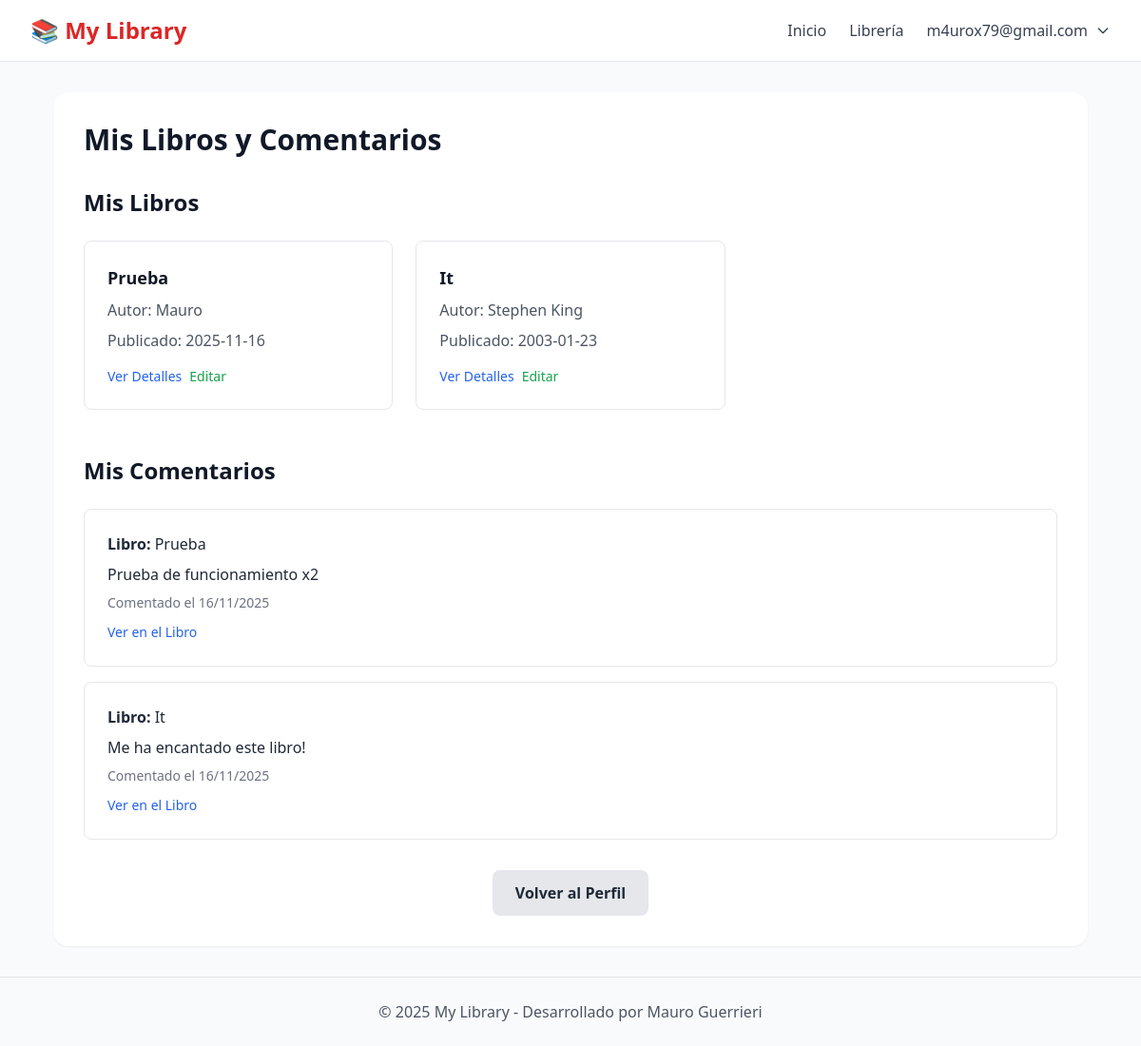
Screenshot of /my-books-comments (signed in) with the database file from the repository.
### tables this page shows
CREATE TABLE books (
	id INTEGER NOT NULL PRIMARY KEY AUTOINCREMENT,
	title TEXT NOT NULL,
	author TEXT,
	publish_date TEXT
, user_id INTEGER NOT NULL DEFAULT 0);

CREATE TABLE comments (
	id INTEGER PRIMARY KEY AUTOINCREMENT,
	description TEXT NOT NULL,
	book_id INTEGER NOT NULL,
	user_id INTEGER NOT NULL, created_at DATETIME,
	CONSTRAINT FK_comments_books FOREIGN KEY (book_id) REFERENCES books(id) ON DELETE CASCADE,
	CONSTRAINT FK_comments_users_2 FOREIGN KEY (user_id) REFERENCES users(id) ON DELETE CASCADE
);

### controllers/my-books-commentscontroller.php (called while the page is built, shortened)
<?php
$userId = $_SESSION['user']['id'];
require_once __DIR__ . '/../models/books.php';
$books = getAllBooks($db, $userId);
$comments = getCommentsByUser($db, $userId);
require __DIR__ . '/../views/my-books-comments.view.php';

### models/books.php (called while the page is built, shortened)
<?php
function getAllBooks(PDO $db, ?int $userId = null): array {
    if ($userId) {
        $stmt = $db->prepare("SELECT id, title, author, publish_date, user_id FROM books WHERE user_id = ? ORDER BY id DESC");
        $stmt->execute([$userId]);
        return $stmt->fetchAll();
    }
    return [];
}
function getCommentsByUser(PDO $db, int $userId): array {
    $stmt = $db->prepare("SELECT c.*, b.title AS book_title FROM comments c JOIN books b ON c.book_id = b.id WHERE c.user_id = ? ORDER BY c.created_at DESC");
    $stmt->execute([$userId]);
    return $stmt->fetchAll();
}

### views/my-books-comments.view.php (the view)
<?php include 'partials/header.view.php'; ?>
<main class="flex-1 bg-gray-50 py-8">
    <div class="max-w-6xl mx-auto px-4 sm:px-6 lg:px-8">
        <div class="bg-white rounded-2xl shadow-sm p-8">
            <h1 class="text-3xl font-bold text-gray-900 mb-8">Mis Libros y Comentarios</h1>
            <div class="mb-12">
                <h2 class="text-2xl font-semibold text-gray-900 mb-6">Mis Libros</h2>
                <?php if (empty($books)): ?>
                    <p class="text-gray-500">Aún no has añadido ningún libro. <a href="/add-book" class="text-primary hover:text-red-700">¡Añade tu primer libro!</a></p>
                <?php else: ?>
                    <div class="grid grid-cols-1 md:grid-cols-2 lg:grid-cols-3 gap-6">
                        <?php foreach ($books as $book): ?>
                            <div class="border border-gray-200 rounded-lg p-6 hover:shadow-md transition-shadow">
                                <h3 class="text-lg font-semibold text-gray-900 mb-2"><?= htmlspecialchars($book['title']) ?></h3>
                                <p class="text-gray-600 mb-2">Autor: <?= htmlspecialchars($book['author']) ?></p>
                                <p class="text-gray-600 mb-4">Publicado: <?= htmlspecialchars($book['publish_date']) ?></p>
                                <div class="flex space-x-2">
                                    <a href="/view-book/<?= $book['id'] ?>" class="text-blue-600 hover:text-blue-800 text-sm font-medium">Ver Detalles</a>
                                    <a href="/edit-book/<?= $book['id'] ?>" class="text-green-600 hover:text-green-800 text-sm font-medium">Editar</a>
                                </div>
                            </div>
                        <?php endforeach; ?>
                    </div>
                <?php endif; ?>
            </div>
            <div>
                <h2 class="text-2xl font-semibold text-gray-900 mb-6">Mis Comentarios</h2>
                <?php if (empty($comments)): ?>
                    <p class="text-gray-500">Aún no has hecho ningún comentario. <a href="/books" class="text-primary hover:text-red-700">¡Explora libros y comenta!</a></p>
                <?php else: ?>
                    <div class="space-y-4">
                        <?php foreach ($comments as $comment): ?>
                            <div class="border border-gray-200 rounded-lg p-6">
                                <p class="text-gray-800 mb-2"><strong>Libro:</strong> <?= htmlspecialchars($comment['book_title']) ?></p>
                                <p class="text-gray-800 mb-2"><?= htmlspecialchars($comment['description']) ?></p>
                                <p class="text-sm text-gray-500">Comentado el <?= date('d/m/Y', strtotime($comment['created_at'])) ?></p>
                                <div class="mt-2">
                                    <a href="/view-book/<?= $comment['book_id'] ?>" class="text-blue-600 hover:text-blue-800 text-sm font-medium">Ver en el Libro</a>
                                </div>
                            </div>
                        <?php endforeach; ?>
                    </div>
                <?php endif; ?>
            </div>
            <div class="mt-8 text-center">
                <a href="/profile" class="bg-gray-200 text-gray-800 px-6 py-3 rounded-lg hover:bg-gray-300 font-semibold inline-block">
                    Volver al Perfil
                </a>
            </div>
        </div>
    </div>
</main>
<?php include 'partials/footer.view.php'; ?>

### rows the page displays
books: title "Prueba", author "Mauro", publish_date "2025-11-16"
books: title "It", author "Stephen King", publish_date "2003-01-23"
comments: book.title "Prueba", description "Prueba de funcionamiento x2", created_at "16/11/2025"
comments: book.title "It", description "Me ha encantado este libro!", created_at "16/11/2025"

### other values shown
$_SESSION['user']['email'] "m4urox79@gmail.com"
APP_NAME "My Library"
